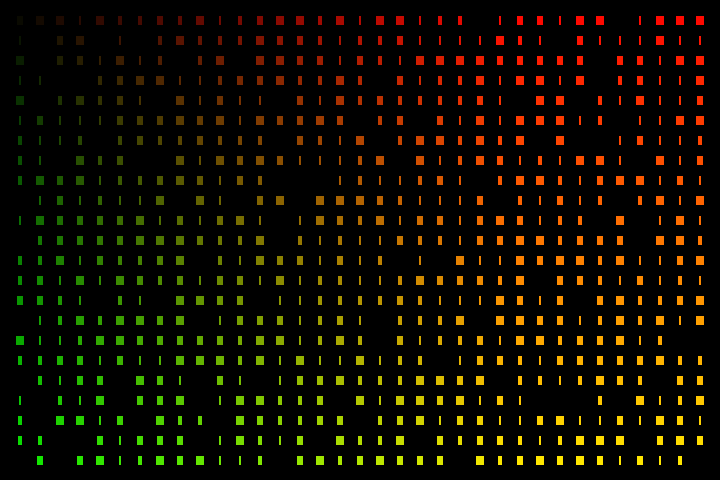
Frame 1 (no input)
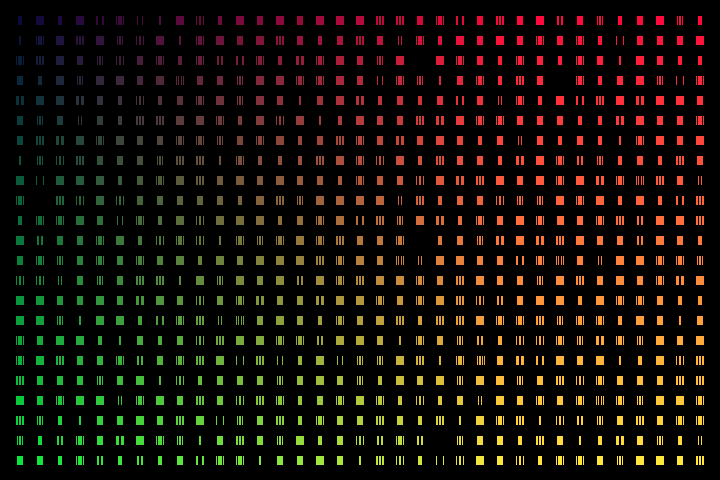
Frame 60 (the mouse pressed at the canvas centre just before this capture)
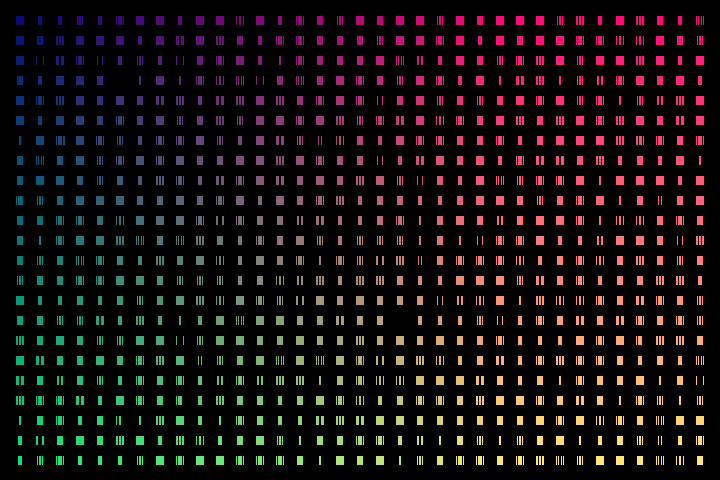
Frame 120 (the mouse held since frame 60 and released just before this capture)

The Processing sketch that drew these frames (run headless with seeded random() and noise(); from frame 60 on, the mouse is pressed at the canvas centre):

// Processing sketch: pad161718
// ── pad161718.pde
void setup()
{
size(720,480);
strokeWeight(1);
rectMode (CENTER);
background(0,0,0);
}

void draw(){
  for(int x = 20; x<720; x+=20){
    //fill(random(255),random(255),random(255));
      for(int 
      y = 20; y<480; y += 20){
           fill(x/2,y/2,frameCount%255);
    rect (x,y,random(1,10),10);
    
    }
  }
    
  
}
